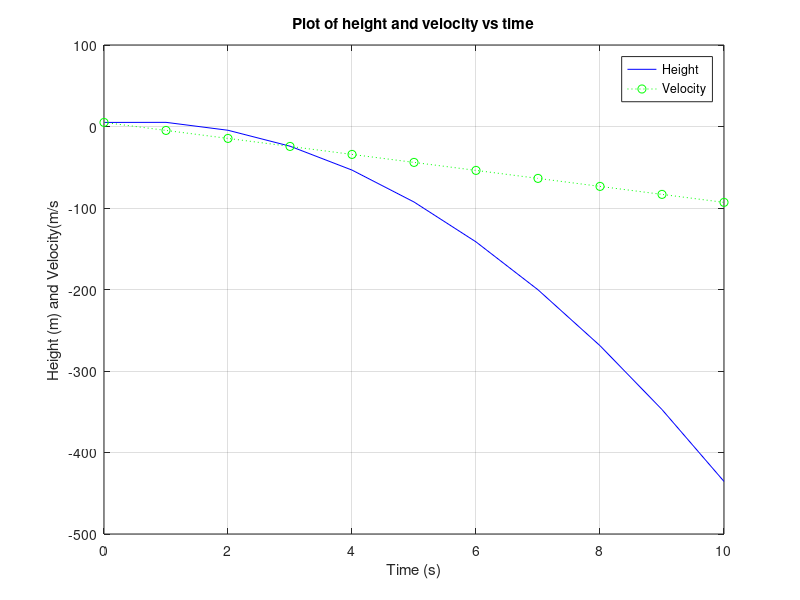

This chart was generated by the following MATLAB code:
%%%%%%%%%%%%%%%%%%%%%%%%%%%%%%%%%%%%%%%%%%%%
% Course: ENCMP 100
% Assignment: 1C
% Name: Darius Fang
% CCID: dfang1
% U of A ID: 1570975
%
% Acknowledgements: 
% Textbook, and assignment
%
% Description: 
% This program will show how to plot using vectors as x,y, and y1
%
%%%%%%%%%%%%%%%%%%%%%%%%%%%%%%%%%%%%%%%%%%%

vi=input('Enter the initial velocity of the ball: ');%initial velocity
hi=input('Enter the initial height of the ball: ');%initial height

x=0:1:10;%x variable a vector
h= -9.81/2*x.^2+vi*x+hi; %finding variables for height create a vector
%note that exponent has to be '.^'
v= -9.81*x+vi;%finding variables for velocity create a vector

plot(x,h,'-b',x,v,':og');%{-b is solid blue, :og is dotted circle green
%first is x set, second is y set, custom
title('Plot of height and velocity vs time');%makes a title
xlabel ('Time (s)');%x axis label
ylabel('Height (m) and Velocity(m/s');%y axis label
grid on;
legend('Height', 'Velocity');%('1',etc.) make it infinite